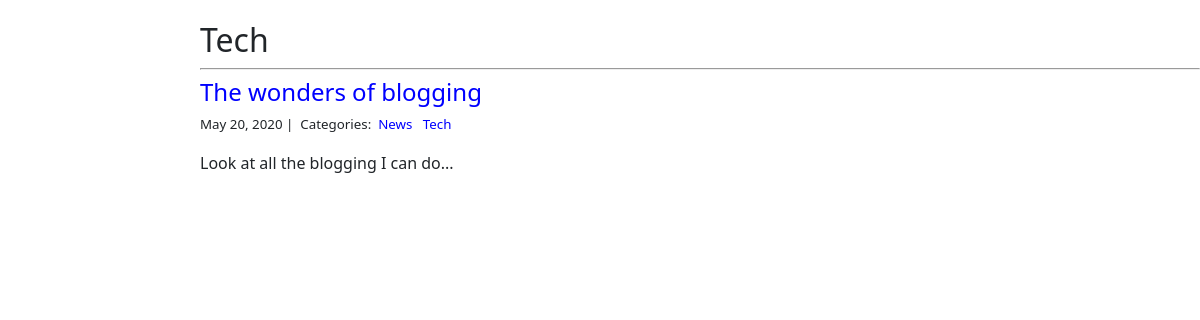
Page /blog/Tech/ on the committed database.
### blog/models.py (models this page shows)
class Category(models.Model):
    name = models.CharField(max_length=20)

class Post(models.Model):
    title = models.CharField(max_length=255)
    body = models.TextField()
    created_on = models.DateTimeField(auto_now_add=True)
    last_modified = models.DateTimeField(auto_now=True)
    categories = models.ManyToManyField('Category', related_name='posts')

### blog/views.py (the view)
# urls.py: path("<category>/", views.blog_category, name="blog_category"),
def blog_category(request, category):
    posts = Post.objects.filter(categories__name__contains=category).order_by('-created_on')
    context = {
        "category": category,
        "posts": posts
    }
    return render(request, "blog_category.html", context)

### blog/templates/blog_category.html
{% extends "base.html" %}
{% block page_content %}
<div class="col-md-8 offset-md-2">
	<h1>{{ category | title }}</h1>
    <hr>
    {% for post in posts %}
    <h2><a href="{% url 'blog_detail' post.pk%}">{{ post.title }}</a></h2>
    <small>
	{{ post.created_on.date }} |&nbsp;
	Categories:&nbsp;
	{% for category in post.categories.all %}
	<a href="{% url 'blog_category' category.name %}">
	{{ category.name }}
	</a>&nbsp;
        {% endfor %}
    </small>
    <p>{{ post.body | slice:":400" }}...</p>
    {% endfor %}
</div>
{% endblock %}

### static/base.css (style rules this page uses)
body { margin: 0; font-family: "Segoe UI",Roboto,"Helvetica Neue",Arial,sans-serif,"Apple Color Emoji","Segoe UI Emoji","Segoe UI Symbol","Noto Color Emoji"; font-size: 1rem; font-weight: 400; line-height: 1.5; color: #212529; text-align: left; background-color: #fff; background-size: cover; background-repeat: no-repeat; background-position: center center; background-attachment: fixed; }
div { display: block; }
h1, h2, h3, h4, h5, h6 { margin-top: 0; margin-bottom: .5rem; }
h1 { display: block; font-size: 2em; margin-block-start: 0.67em; margin-block-end: 0.67em; margin-inline-start: 0px; margin-inline-end: 0px; font-weight: bold; }
.h1, .h2, .h3, .h4, .h5, .h6, h1, h2, h3, h4, h5, h6 { margin-bottom: .5rem; font-family: inherit; font-weight: 500; line-height: 1.2; color: inherit; }
.offset-md-2 { margin-left:16.666667% }
a { text-decoration: none; background-color: transparent; color: blue; }

### rows in the picture
Category: name "Tech"
Post: title "The wonders of blogging", created_on "May 20, 2020", body "Look at all the blogging I can do"
Category: name "News"
